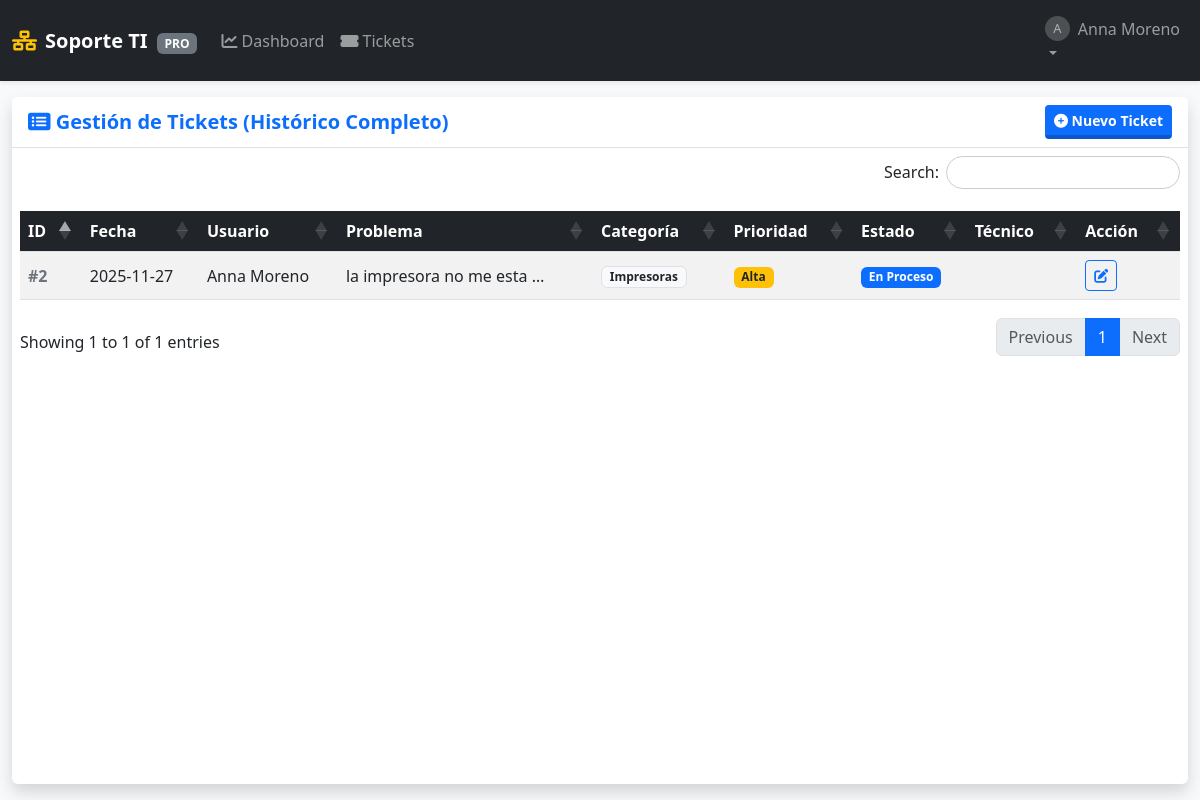
/soportes (signed in), run on an earlier commit of the app's database.
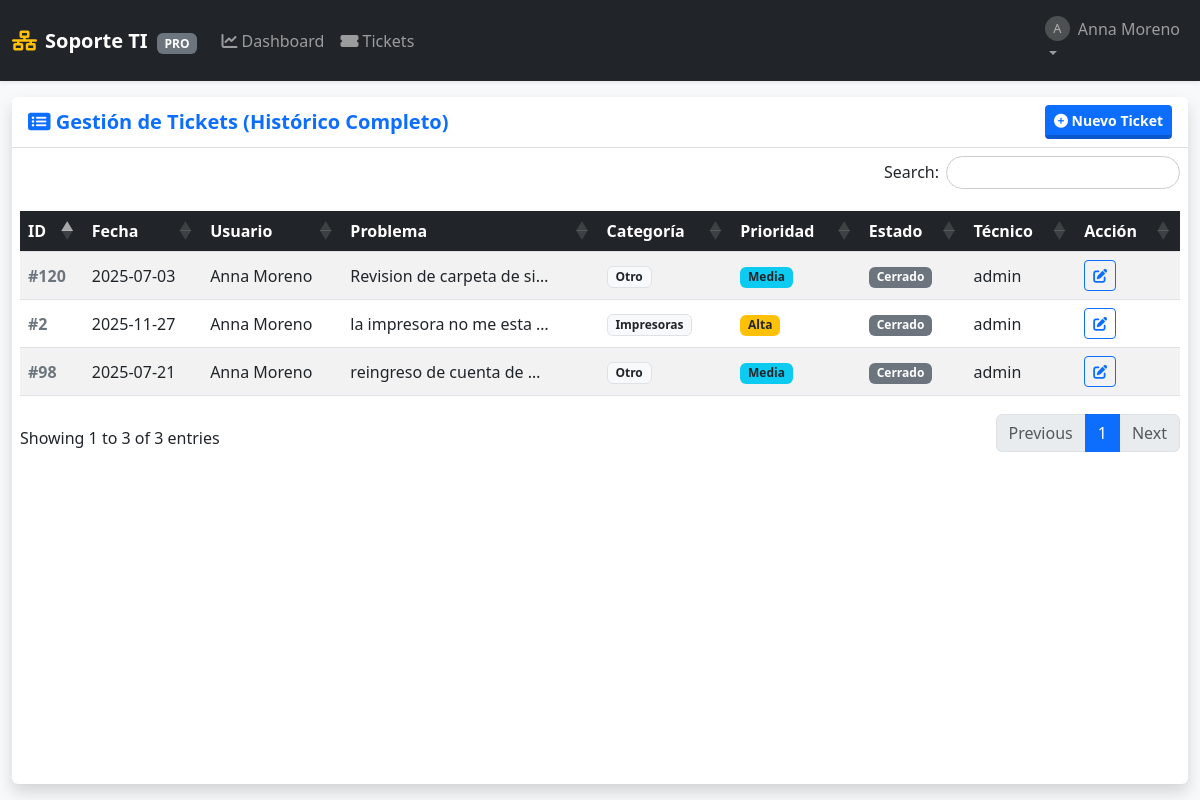
And on a later commit of the database.
### tables this page shows
CREATE TABLE usuarios (
            id INTEGER PRIMARY KEY AUTOINCREMENT,
            username TEXT UNIQUE NOT NULL,
            email TEXT UNIQUE,
            password_hash TEXT NOT NULL,
            role TEXT NOT NULL DEFAULT 'user' CHECK(role IN ('admin', 'user', 'tecnico')),
            departamento TEXT,
            fecha_creacion TIMESTAMP DEFAULT CURRENT_TIMESTAMP
        );

CREATE TABLE soportes (
            id INTEGER PRIMARY KEY AUTOINCREMENT,
            fecha_creacion TIMESTAMP DEFAULT CURRENT_TIMESTAMP,
            
            usuario_id INTEGER NOT NULL,  -- Quién reporta
            tecnico_id INTEGER,           -- Quién atiende
            equipo_id INTEGER,            -- Equipo afectado (opcional)
            
            problema TEXT NOT NULL,
            descripcion_detallada TEXT,
            
            estado TEXT NOT NULL DEFAULT 'Abierto',
            prioridad TEXT NOT NULL DEFAULT 'Media',
            categoria TEXT NOT NULL DEFAULT 'Otro',
            
            solucion TEXT,
            fecha_inicio DATE,
            fecha_finalizacion DATE,
            
            FOREIGN KEY (usuario_id) REFERENCES usuarios (id) ON DELETE CASCADE,
            FOREIGN KEY (tecnico_id) REFERENCES usuarios (id) ON DELETE SET NULL,
            FOREIGN KEY (equipo_id) REFERENCES equipos (id) ON DELETE SET NULL
        );

### app.py (the view)
@app.route('/soportes')
@login_required
def lista_soportes():
    db = get_db()
    query = """
        SELECT s.*, u.username as nombre_usuario, t.username as nombre_tecnico
        FROM soportes s JOIN usuarios u ON s.usuario_id = u.id LEFT JOIN usuarios t ON s.tecnico_id = t.id
        WHERE 1=1
    """
    params = []
    if session['role'] == 'user':
        query += " AND s.usuario_id = ?"
        params.append(session['user_id'])
    tickets = db.execute(query + " ORDER BY s.fecha_creacion DESC", params).fetchall()
    return render_template('lista_soportes.html', soportes=tickets)

### app.py (called while the page is built)
def get_db():
    if 'db' not in g:
        g.db = sqlite3.connect(app.config['DB_FILE'])
        g.db.row_factory = sqlite3.Row
        g.db.execute("PRAGMA foreign_keys = ON")
    return g.db

def login_required(f):
    @wraps(f)
    def decorated_function(*args, **kwargs):
        if 'user_id' not in session:
            flash('🔒 Inicia sesión para continuar.', 'warning')
            return redirect(url_for('login'))
        return f(*args, **kwargs)
    return decorated_function

### templates/lista_soportes.html
{% extends "layout.html" %}
{% block content %}
<div class="card shadow h-100 border-0"> <div class="card-header bg-white py-2 border-bottom d-flex justify-content-between align-items-center">
        <h5 class="mb-0 text-primary fw-bold"><i class="fas fa-list-alt"></i> Gestión de Tickets (Histórico Completo)</h5>
        <a href="{{ url_for('agregar') }}" class="btn btn-primary btn-sm">
            <i class="fas fa-plus-circle"></i> Nuevo Ticket
        </a>
    </div>
    <div class="card-body p-2">
        <table class="table table-striped table-hover tabla-enterprise w-100 align-middle">
            <thead>
                <tr>
                    <th>ID</th>
                    <th>Fecha</th>
                    <th>Usuario</th>
                    <th>Problema</th>
                    <th>Categoría</th>
                    <th>Prioridad</th>
                    <th>Estado</th>
                    <th>Técnico</th>
                    <th>Acción</th>
                </tr>
            </thead>
            <tbody>
                {% for soporte in soportes %}
                <tr>
                    <td class="fw-bold text-secondary">#{{ soporte.id }}</td>
                    <td data-order="{{ soporte.fecha_creacion }}">
                        {{ soporte.fecha_creacion[:10] }}
                    </td>
                    <td>{{ soporte.nombre_usuario }}</td>
                    <td title="{{ soporte.problema }}">
                        <div style="max-width: 200px; white-space: nowrap; overflow: hidden; text-overflow: ellipsis;">
                            {{ soporte.problema }}
                        </div>
                    </td>
                    <td><span class="badge bg-light text-dark border">{{ soporte.categoria }}</span></td>
                    <td>
                        {% if soporte.prioridad == 'Urgente' %}<span class="badge bg-danger">Urgente</span>
                        {% elif soporte.prioridad == 'Alta' %}<span class="badge bg-warning text-dark">Alta</span>
                        {% else %}<span class="badge bg-info text-dark">{{ soporte.prioridad }}</span>
                        {% endif %}
                    </td>
                    <td>
                        {% if soporte.estado == 'Abierto' %}<span class="badge bg-success">Abierto</span>
                        {% elif soporte.estado == 'En Proceso' %}<span class="badge bg-primary">En Proceso</span>
                        {% elif soporte.estado == 'Resuelto' %}<span class="badge bg-info">Resuelto</span>
                        {% else %}<span class="badge bg-secondary">Cerrado</span>
                        {% endif %}
                    </td>
                    <td>{{ soporte.nombre_tecnico or '' }}</td>
                    <td>
                        {% if session['role'] in ['admin', 'tecnico'] or session['user_id'] == soporte.usuario_id %}
                            <a href="{{ url_for('editar', ticket_id=soporte.id) }}" class="btn btn-outline-primary btn-sm" title="Ver/Editar">
                                <i class="fas fa-edit"></i>
                            </a>
                        {% endif %}
                    </td>
                </tr>
                {% endfor %}
            </tbody>
        </table>
    </div>
</div>
{% endblock %}

### templates/layout.html (shortened to what this page needs)
<!DOCTYPE html>
<html lang="es">
<head>
    <link href="https://cdn.jsdelivr.net/npm/bootstrap@5.3.0/dist/css/bootstrap.min.css" rel="stylesheet">
    <link rel="stylesheet" href="https://cdnjs.cloudflare.com/ajax/libs/font-awesome/6.0.0/css/all.min.css">
    <link rel="stylesheet" href="https://cdn.datatables.net/1.13.4/css/dataTables.bootstrap5.min.css">
    <link rel="stylesheet" href="https://cdn.datatables.net/responsive/2.4.1/css/responsive.bootstrap5.min.css">
    <link rel="stylesheet" href="https://cdn.datatables.net/buttons/2.3.6/css/buttons.bootstrap5.min.css">
    <link rel="stylesheet" href="{{ url_for('static', filename='css/style.css') }}">
</head>
<body class="bg-light sap-mode">
    <nav class="navbar navbar-expand-lg navbar-dark bg-dark shadow-sm z-index-1000">
        <div class="container-fluid">
            <a class="navbar-brand fw-bold" href="{{ url_for('dashboard') }}">
                <i class="fas fa-network-wired me-2 text-warning"></i>Soporte TI <span class="badge bg-secondary ms-1 text-white" style="font-size: 0.6em;">PRO</span>
            </a>
            <div class="collapse navbar-collapse" id="navbarNav">
                {% if session.get('user_id') %}
                <ul class="navbar-nav me-auto">
                    <li class="nav-item">
                        <a class="nav-link" href="{{ url_for('dashboard') }}"><i class="fas fa-chart-line"></i> Dashboard</a>
                    </li>
                    <li class="nav-item">
                        <a class="nav-link" href="{{ url_for('lista_soportes') }}"><i class="fas fa-ticket-alt"></i> Tickets</a>
                    </li>
                </ul>
                <ul class="navbar-nav">
                    <li class="nav-item dropdown">
                        <a class="nav-link dropdown-toggle" href="#" data-bs-toggle="dropdown">
                            <div class="d-flex align-items-center">
                                <div class="avatar-circle-sm me-2">{{ session.get('username')[0].upper() }}</div>
                                {{ session.get('username') }}
                            </div>
                        </a>
                    </li>
                </ul>
                {% endif %}
            </div>
        </div>
    </nav>
    <main class="container-fluid py-3 main-container">
        {% block content %}{% endblock %}
    </main>
</body>
</html>

### static/css/style.css (style rules this page uses)
body.sap-mode { height: 100vh; display: flex; flex-direction: column; margin: 0; overflow: hidden; }
.main-container { flex: 1; overflow-y: auto; padding-bottom: 20px; width: 100%; }
.btn { transition: all 0.15s ease-in-out; border-bottom: 4px solid rgba(0,0,0,0.2) !important; font-weight: 600; }
.btn-outline-primary, .btn-outline-secondary, .btn-outline-danger { border-bottom: 1px solid currentColor !important; }
.avatar-circle-sm { width: 25px; height: 25px; background-color: #ffffff33; border-radius: 50%; text-align: center; line-height: 25px; font-size: 0.8em; }
table.dataTable thead th { background-color: #212529; color: white; position: sticky; top: 0; z-index: 10; }

What changed in the data, as far as the page shows it:
changed soportes "Impresoras": username (not shown) → "admin"; estado "En Proceso" → "Cerrado"
added soportes: id "98", fecha_creacion "2025-07-21", nombre_usuario "Anna Moreno", problema "reingreso de cuenta de…", categoria "Otro", prioridad "Media", estado "Cerrado", username "admin"
added soportes: id "120", fecha_creacion "2025-07-03", nombre_usuario "Anna Moreno", problema "Revision de carpeta de si…", categoria "Otro", prioridad "Media", estado "Cerrado", username "admin"
Also different on the page:
text written by a page script: "Search: Showing 1 to 1 of 1 entries Previous 1 Next" → "Search: Showing 1 to 3 of 3 entries Previous 1 Next"
